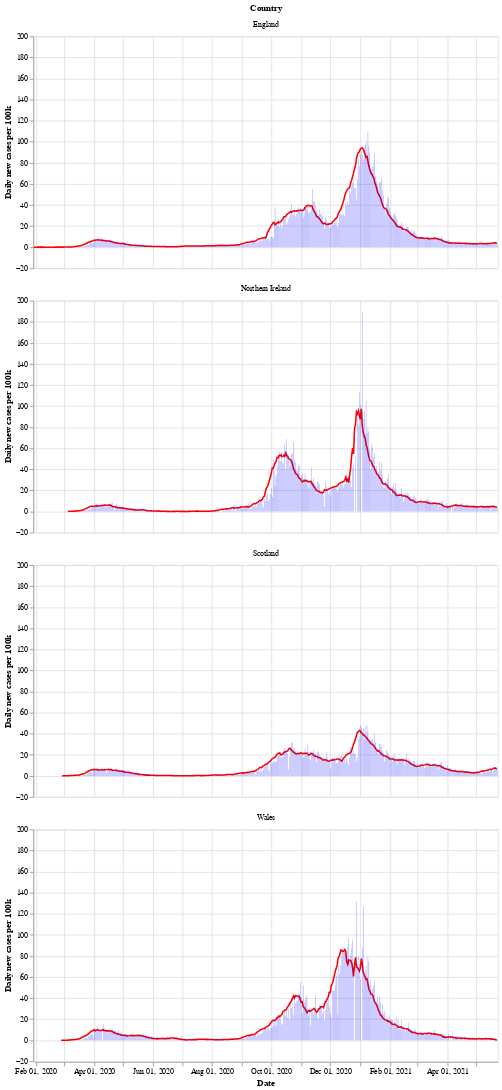

Notebook code for this chart:
### Markdown cell above
Next is a bar chart of the number of new cases in each country (per 100k population), with the 7 day moving average of cases. Again we see that Wales saw a longer period of raising and falling cases compared to the other countries.

After a period of cases falling, each nation is now seeing a rise in the number of cases - especially in Wales.

### Code cell
# collapse
bars = alt.Chart(uk_cases).mark_bar().encode(
    x=alt.X("yearmonthdate(date):T", axis=alt.Axis(title='Date')),
    y=alt.Y("newCasesRate:Q", axis=alt.Axis(title='Daily new cases per 100k')),
    tooltip='newCasesRate',
    color=alt.condition(
        alt.datum.dailyChange > 0,
        alt.value("orange"),  # The positive color
        alt.value("blue")  # The negative color
    )
).properties(title='New cases per 100k population with rolling 7 day average', width=600).interactive()
line = alt.Chart(uk_cases).mark_line(
    color='red',
    size=2,
).transform_window(
    rolling_mean='mean(newCasesRate)',
    frame=[0, 7],
    groupby=['areaName']
).encode(
    x='yearmonthdate(date):T',
    y='rolling_mean:Q'
)
alt.layer(line, bars, data=uk_cases).facet(alt.Row('areaName', title='Country'), columns=1)

### Figure 1 — Vega-Lite specification as saved in the notebook (floating-point values rounded to 4 significant figures; data arrays with more than 128 entries replaced by an {"elided": "..."} marker saying what was removed)
{"config": {"view": {"continuousWidth": 400, "continuousHeight": 300}}, "data": {"name": "data-c1a245147a90094f4dfc39b41e1e32a4"}, "facet": {"type": "nominal", "field": "areaName", "title": "Country"}, "spec": {"layer": [{"mark": {"type": "line", "color": "red", "size": 2}, "encoding": {"x": {"type": "temporal", "field": "date", "timeUnit": "yearmonthdate"}, "y": {"type": "quantitative", "field": "rolling_mean"}}, "transform": [{"window": [{"op": "mean", "field": "newCasesRate", "as": "rolling_mean"}], "frame": [0, 7], "groupby": ["areaName"]}]}, {"mark": "bar", "encoding": {"color": {"condition": {"value": "orange", "test": "(datum.dailyChange > 0)"}, "value": "blue"}, "tooltip": {"type": "quantitative", "field": "newCasesRate"}, "x": {"type": "temporal", "axis": {"title": "Date"}, "field": "date", "timeUnit": "yearmonthdate"}, "y": {"type": "quantitative", "axis": {"title": "Daily new cases per 100k"}, "field": "newCasesRate"}}, "selection": {"selector002": {"type": "interval", "bind": "scales", "encodings": ["x", "y"]}}, "title": "New cases per 100k population with rolling 7 day average", "width": 600}]}, "columns": 1, "$schema": "https://vega.github.io/schema/vega-lite/v4.8.1.json", "datasets": {"data-c1a245147a90094f4dfc39b41e1e32a4": {"elided": "1824 records"}}}
